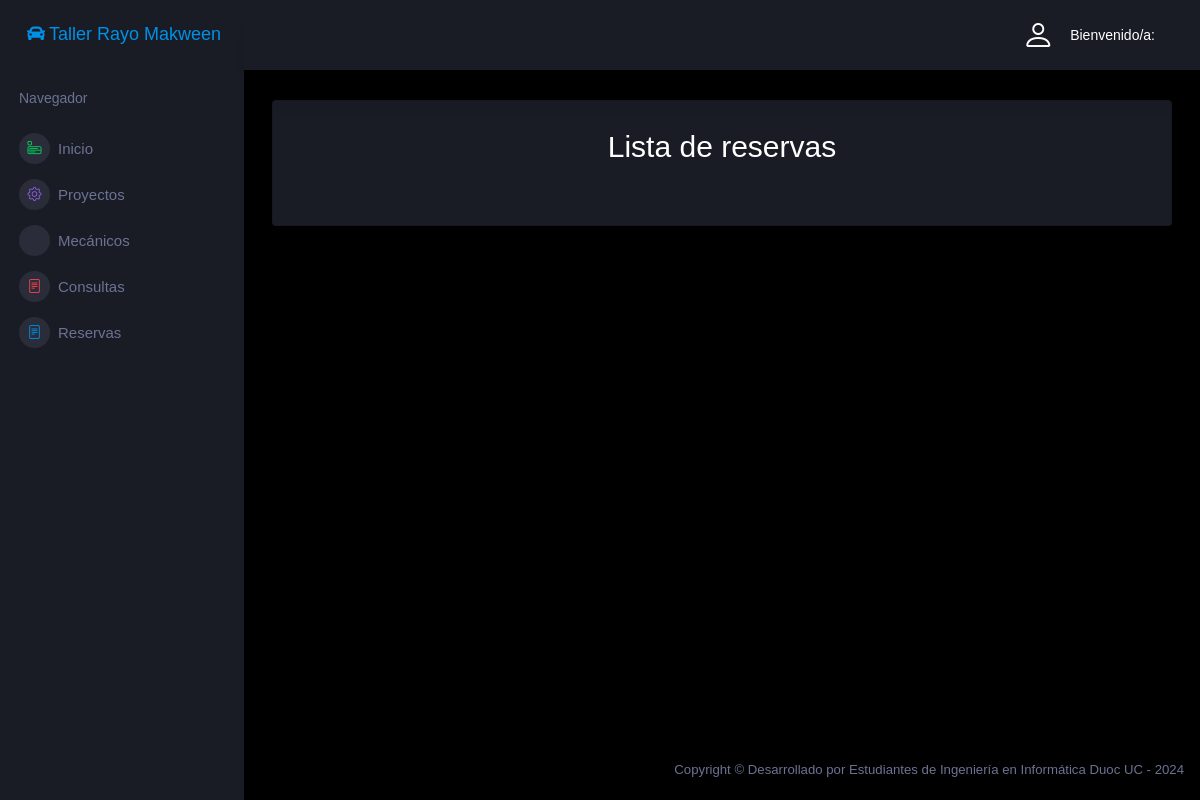
Before: /mecanicos/listarreservas/ with the older database file.
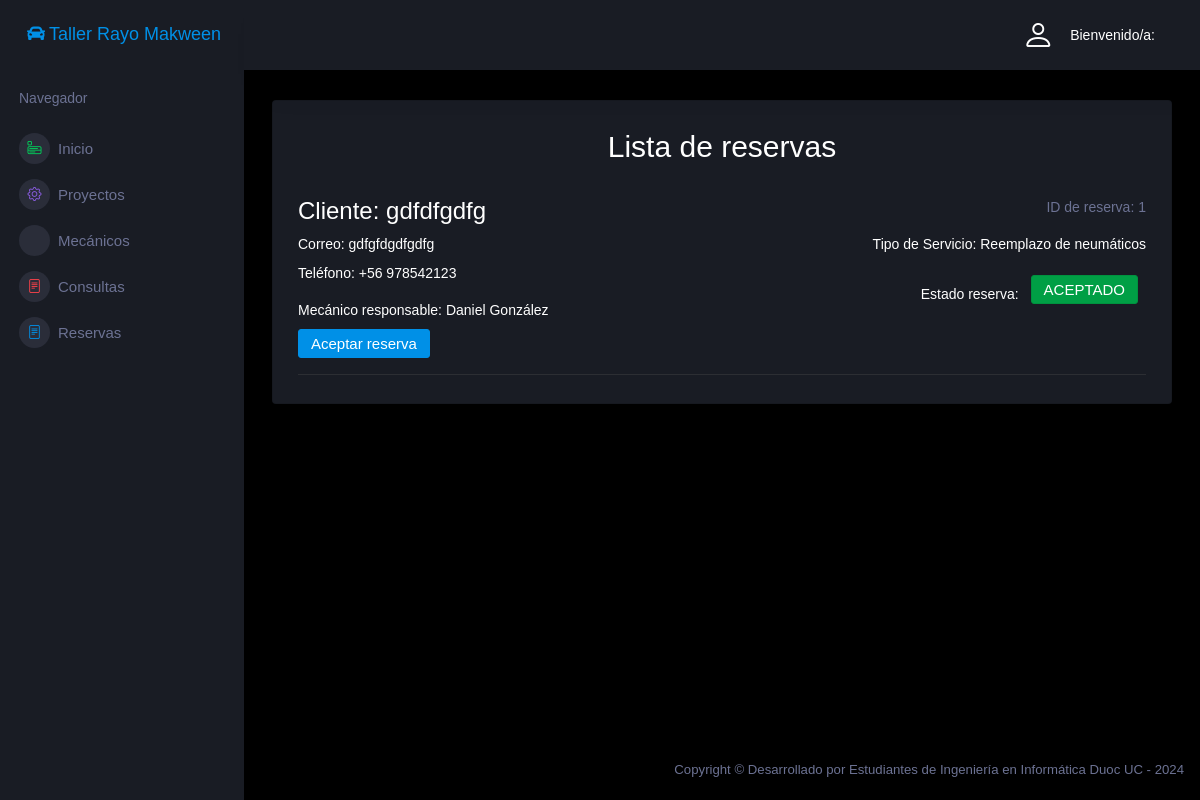
After: the same page with the newer database file.
### core/models.py (models this page shows, shortened)
class Reserva(models.Model):
    nombre_apellido = models.CharField(max_length=100)
    email_reserva = models.CharField(max_length=50)
    telefono = models.CharField(max_length=9,validators=[RegexValidator(r'^\d{9}$', 'El número de teléfono debe tener 9 dígitos numéricos.')])
    tipo_servicio = models.ForeignKey(TipoServicio, on_delete=models.CASCADE)
    mecanico = models.ForeignKey(Mecanico, on_delete=models.CASCADE, null=True)
    PENDIENTE= "P"
    ACEPTADO= "A"
    estado_opciones = {
        PENDIENTE: "Pendiente",
        ACEPTADO: "Aceptado",
    }
    estado_reserva = models.CharField(max_length=1,choices=estado_opciones,default=PENDIENTE)

class Mecanico(models.Model):
    nombre_mecanico = models.CharField(max_length=50)
    apellido_mecanico = models.CharField(max_length=50)
    correo_mecanico = models.CharField(max_length=50)
    password_mecanico = models.CharField(max_length=50)
    foto_mecanico = models.ImageField(upload_to=upload_to_mecanicos)
    cant_mantenciones_mec = models.IntegerField(default=0)
    def __str__(self):
        return self.nombre_mecanico + ' ' + self.apellido_mecanico

class TipoServicio(models.Model):
    descripcion = models.CharField(max_length=30)
    def __str__(self):
        return self.descripcion

### core/views.py (the view)
# urls.py: path('mecanicos/listarreservas/', listarreservas, name="listarreservas"),
def listarreservas(request):
    reservas = Reserva.objects.all().order_by('-id')
    aux = {
        'lista' : reservas
    }
    return render(request, 'core/mecanicos/reservas.html', aux)

### core/context_processors.py (called while the page is built, shortened)
def user_info(request):
    user_info = {}
    return user_info

### core/templates/core/mecanicos/reservas.html (shortened to what this page needs)
{% extends 'core/mecanicos/base.html' %}
{% load static %}
{% block contenido %}
<h2 class="text-center">Lista de reservas</h2>
<br>
{% for aux in lista %}
<div class="preview-item border-bottom">
  <div class="preview-item-content d-sm-flex flex-grow">
    <div class="flex-grow">
      <h3 class="preview-subject">Cliente: {{ aux.nombre_apellido }}</h3>
      <p class="mb-2">Correo: {{ aux.email_reserva }}</p>
      <p class="mb-3">Teléfono: +56 {{ aux.telefono }}</p>
      {% if aux.estado_reserva == 'A' %}
      <p class="mb-2">Mecánico responsable: {{ aux.mecanico }}</p>
      {% endif %}
      <a href="{% url 'reservaupdate' aux.id %}" class="btn btn-primary mb-3">Aceptar reserva</a>
    </div>
    <div class="mr-auto text-sm-right pt-2 pt-sm-0">
      <p class="text-muted">ID de reserva: {{ aux.id }}</p>
      <p>Tipo de Servicio: {{ aux.tipo_servicio }}</p>
      <p class="">Estado reserva:
        {% if aux.estado_reserva == 'P' %}
        <button type="button" class="btn btn-secondary active mb-3 my-1 mx-2">PENDIENTE</button>
        {% elif aux.estado_reserva == 'A' %}
        <button type="button" class="btn btn-success active mb-3 my-1 mx-2">ACEPTADO</button>
        {% endif %}
      </p>
    </div>
  </div>
</div>
{% endfor %}
{% endblock %}

Changed rows visible on the page:
added Reserva: nombre_apellido "gdfdfgdfg", email_reserva "gdfgfdgdfgdfg", telefono "978542123", mecanico "Daniel González", id "1", tipo_servicio "Reemplazo de neumáticos", estado_reserva "ACEPTADO"
